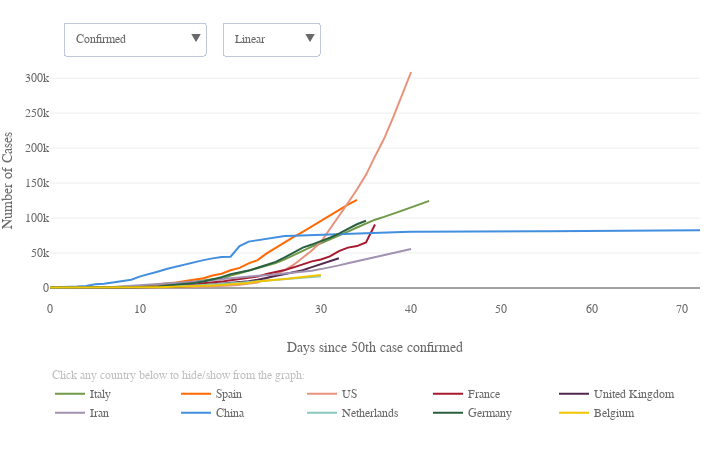

Write notebook code for a chart like this one.
### Code cell
# Plot timeline confirmed top ten countries

# Plot

data = []
for i, c in enumerate(top10_country):
    data.append(go.Scatter(x = df_merged[df_merged['Country/Region'] == c].days_since_50th_conf,
                           y = df_merged[df_merged['Country/Region'] == c].confirmed,
                           name = c,
                           marker = dict(color = top10_col[i]),
                           hoverinfo = 'text+y',
                           hovertext = c,
                           hoverlabel = dict(bordercolor = top10_col[i], 
                                 bgcolor = 'white', 
                                 font = dict(color = top10_col[i])),
                          ))
    data.append(go.Scatter(x = df_merged[df_merged['Country/Region'] == c].days_since_50th_conf,
                           y = df_merged[df_merged['Country/Region'] == c].deaths,
                           name = c,
                           marker = dict(color = top10_col[i]),
                           hoverinfo = 'text+y',
                           hovertext = c,
                           hoverlabel = dict(bordercolor = top10_col[i], 
                                 bgcolor = 'white', 
                                 font = dict(color = top10_col[i])),
                           showlegend = False,
                           visible = False
                          ))
    data.append(go.Scatter(x = df_merged[df_merged['Country/Region'] == c].days_since_50th_conf,
                           y = df_merged[df_merged['Country/Region'] == c].confirmed_by100000pop,
                           name = c,
                           marker = dict(color = top10_col[i]),
                           hoverinfo = 'text',
                           hovertext = [c+'<br>'+'{:.1f}'.format(x) for x in df_merged[df_merged['Country/Region'] == c].confirmed_by100000pop],
                           hoverlabel = dict(bordercolor = top10_col[i], 
                                 bgcolor = 'white', 
                                 font = dict(color = top10_col[i])),
                           showlegend = False,
                           visible = False
                          ))
    data.append(go.Scatter(x = df_merged[df_merged['Country/Region'] == c].days_since_50th_conf,
                           y = df_merged[df_merged['Country/Region'] == c].deaths_by100000pop,
                           name = c,
                           marker = dict(color = top10_col[i]),
                           hoverinfo = 'text',
                           hovertext = [c+'<br>'+'{:.1f}'.format(x) for x in df_merged[df_merged['Country/Region'] == c].deaths_by100000pop],
                           hoverlabel = dict(bordercolor = top10_col[i], 
                                 bgcolor = 'white', 
                                 font = dict(color = top10_col[i])),
                           showlegend = False,
                           visible = False
                          ))

conf_visible = [True, False, False, False, True, False, False, False, True, False, False, False,
                True, False, False, False, True, False, False, False, True, False, False, False,
                True, False, False, False, True, False, False, False, True, False, False, False,
                True, False, False, False]
death_visible = [False, True, False, False, False, True, False, False, False, True, False, False, 
                 False, True, False, False, False, True, False, False, False, True, False, False, 
                 False, True, False, False, False, True, False, False, False, True, False, False, 
                 False, True, False, False]
conf_pop_visible = [False, False, True, False, False, False, True, False, False, False, True, False,
                    False, False, True, False, False, False, True, False, False, False, True, False, 
                    False, False, True, False, False, False, True, False, False, False, True, False, 
                    False, False, True, False]
death_pop_visible = [False, False, False, True, False, False, False, True, False, False, False, True, 
                      False, False, False, True, False, False, False, True, False, False, False, True, 
                      False, False, False, True, False, False, False, True, False, False, False, True, 
                      False, False, False, True]

lay = go.Layout(width = width_px, 
                height = height_px, 
                #bargap = 0.2,
                xaxis = dict(title='Days since 50th case confirmed',
                             nticks = 10,
                             rangemode = 'nonnegative',
                             zeroline = False,
                             showgrid = False,
                            ),
                yaxis = dict(title='Number of Cases',
                             type = 'linear',
                            ),
                hovermode = 'closest',
                font = dict(size = label_size,
                            family = label_font,
                            color = label_col,
                           ),
                legend = dict(x = 0.0, 
                              y = -0.33,
                              orientation = 'h',
                             ),
                margin=dict(l = margin_l, r = margin_r, b = margin_b, t = margin_t, pad=0),
                annotations=[dict(x = 0.0,
                                  y = -0.35,
                                  showarrow = False,
                                  text = 'Click any country below to hide/show from the graph:',
                                  xref = 'paper',
                                  yref = 'paper',
                                  font=dict(
                                      family = label_font,
                                      size = label_size,
                                      color = 'silver',),
                                 ),
                            ],
                updatemenus=[dict(buttons=list([dict(args = ["yaxis.type", 'linear'],
                                                     label = 'Linear',
                                                     method = 'relayout'
                                                    ),
                                                dict(
                                                    args = ["yaxis.type", 'log'],
                                                    label = 'Logarithmic',
                                                    method = 'relayout'
                                                )
                                               ]),
                                  direction = "down",
                                  pad = {"r": 10, "t": 10},
                                  showactive = True,
                                  x = 0.265,
                                  xanchor = 'left',
                                  y = 1.2,
                                  yanchor = 'top'
                                 ),
                             dict(buttons=list([dict(args = [{'visible': conf_visible, 'showlegend' : True }],
                                                     label = 'Confirmed   ',
                                                     method = 'restyle'
                                                    ),
                                                dict(args = [{'visible': death_visible, 'showlegend' : True }],
                                                     label = 'Deaths',
                                                     method = 'restyle'
                                                    ),
                                                dict(args = [{'visible': conf_pop_visible, 'showlegend' : True }],
                                                     label = 'Confirmed/100k pop.',
                                                     method = 'restyle'
                                                    ),
                                                dict(args = [{'visible': death_pop_visible, 'showlegend' : True }],
                                                     label = 'Deaths/100k pop.',
                                                     method = 'restyle'
                                                    ),
                                               ]),
                                  direction = "down",
                                  pad = {"r": 10, "t": 10},
                                  showactive = True,
                                  x = 0.02,
                                  xanchor = 'left',
                                  y = 1.2,
                                  yanchor = 'top'
                                 ),
                            ]
               )


fig = dict(data=data, layout=lay)
plotly.offline.iplot(fig)

# Save JS
plot = plotly.offline.plot({'data':data,
                            'layout':lay},
                           include_plotlyjs = False,
                           output_type = 'div',
                           config = dict(showLink = False,
                                         modeBarButtonsToRemove = ['sendDataToCloud'],
                                         displaylogo = False,
                                         responsive = True)
                          )

path = '../visuals/timelines/'
out_file = open(path+'timeline_days.html', 'w')
out_file.write('<!DOCTYPE html><html><head><script src="https://cdn.plot.ly/plotly-latest.min.js"></script></head><body>')
out_file.write(plot)
out_file.write('</body><html>')
out_file.close()
